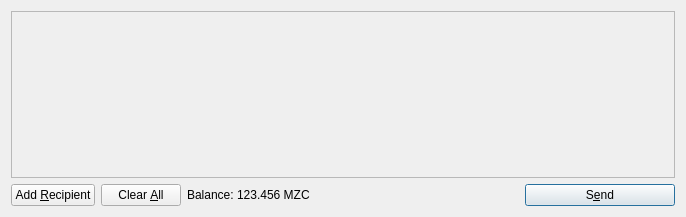
<?xml version="1.0" encoding="UTF-8"?>
<ui version="4.0">
 <class>SendCoinsDialog</class>
 <widget class="QDialog" name="SendCoinsDialog">
  <property name="geometry">
   <rect>
    <x>0</x>
    <y>0</y>
    <width>686</width>
    <height>217</height>
   </rect>
  </property>
  <property name="windowTitle">
   <string>Send Coins</string>
  </property>
  <layout class="QVBoxLayout" name="verticalLayout">
   <item>
    <widget class="QScrollArea" name="scrollArea">
     <property name="widgetResizable">
      <bool>true</bool>
     </property>
     <widget class="QWidget" name="scrollAreaWidgetContents">
      <property name="geometry">
       <rect>
        <x>0</x>
        <y>0</y>
        <width>666</width>
        <height>165</height>
       </rect>
      </property>
      <layout class="QVBoxLayout" name="verticalLayout_2">
       <property name="margin">
        <number>0</number>
       </property>
       <item>
        <layout class="QVBoxLayout" name="entries">
         <property name="spacing">
          <number>6</number>
         </property>
        </layout>
       </item>
       <item>
        <spacer name="verticalSpacer">
         <property name="orientation">
          <enum>Qt::Vertical</enum>
         </property>
         <property name="sizeHint" stdset="0">
          <size>
           <width>20</width>
           <height>40</height>
          </size>
         </property>
        </spacer>
       </item>
      </layout>
     </widget>
    </widget>
   </item>
   <item>
    <layout class="QHBoxLayout" name="horizontalLayout">
     <item>
      <widget class="QPushButton" name="addButton">
       <property name="toolTip">
        <string>Send to multiple recipients at once</string>
       </property>
       <property name="text">
        <string>Add &amp;Recipient</string>
       </property>
       <property name="icon">
        <iconset resource="../bitcoin.qrc">
         <normaloff>:/icons/add</normaloff>:/icons/add</iconset>
       </property>
       <property name="autoDefault">
        <bool>false</bool>
       </property>
      </widget>
     </item>
     <item>
      <widget class="QPushButton" name="clearButton">
       <property name="sizePolicy">
        <sizepolicy hsizetype="Minimum" vsizetype="Fixed">
         <horstretch>0</horstretch>
         <verstretch>0</verstretch>
        </sizepolicy>
       </property>
       <property name="toolTip">
        <string>Remove all transaction fields</string>
       </property>
       <property name="text">
        <string>Clear &amp;All</string>
       </property>
       <property name="icon">
        <iconset resource="../bitcoin.qrc">
         <normaloff>:/icons/remove</normaloff>:/icons/remove</iconset>
       </property>
       <property name="autoRepeatDelay">
        <number>300</number>
       </property>
       <property name="autoDefault">
        <bool>false</bool>
       </property>
      </widget>
     </item>
     <item>
      <layout class="QHBoxLayout" name="horizontalLayout_2">
       <property name="spacing">
        <number>3</number>
       </property>
       <item>
        <widget class="QLabel" name="label">
         <property name="text">
          <string>Balance:</string>
         </property>
        </widget>
       </item>
       <item>
        <widget class="QLabel" name="labelBalance">
         <property name="cursor">
          <cursorShape>IBeamCursor</cursorShape>
         </property>
         <property name="text">
          <string>123.456 MZC</string>
         </property>
         <property name="textInteractionFlags">
          <set>Qt::LinksAccessibleByMouse|Qt::TextSelectableByKeyboard|Qt::TextSelectableByMouse</set>
         </property>
        </widget>
       </item>
      </layout>
     </item>
     <item>
      <spacer name="horizontalSpacer">
       <property name="orientation">
        <enum>Qt::Horizontal</enum>
       </property>
       <property name="sizeHint" stdset="0">
        <size>
         <width>40</width>
         <height>20</height>
        </size>
       </property>
      </spacer>
     </item>
     <item>
      <widget class="QPushButton" name="sendButton">
       <property name="minimumSize">
        <size>
         <width>150</width>
         <height>0</height>
        </size>
       </property>
       <property name="toolTip">
        <string>Confirm the send action</string>
       </property>
       <property name="text">
        <string>S&amp;end</string>
       </property>
       <property name="icon">
        <iconset resource="../bitcoin.qrc">
         <normaloff>:/icons/send</normaloff>:/icons/send</iconset>
       </property>
       <property name="default">
        <bool>true</bool>
       </property>
      </widget>
     </item>
    </layout>
   </item>
  </layout>
 </widget>
 <resources>
  <include location="../bitcoin.qrc"/>
 </resources>
 <connections/>
</ui>
